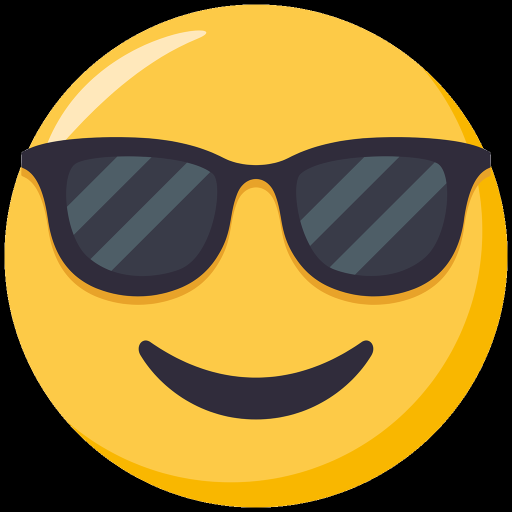
#> input picture lesson3/glass.png, 1024 x 1024 px, found by its file name (shown at 1/2 size)
$ python projeckt_main.py
#> lines starting #> are read from the running program, lines starting #| are printed output that depends on the picture; after the words box and inside, x2 and y2 are one past the last pixel; in counts of white or black regions, pixels touching at a corner belong together
import cv2
import cvzone
import keyboard


f_detector = cv2.CascadeClassifier("haarcascade_frontalface_default.xml")
e_detector = cv2.CascadeClassifier("haarcascade_eye.xml")
s_detector = cv2.CascadeClassifier("haarcascade_smile.xml")
f_emoj = cv2.imread("glass.png", cv2.IMREAD_UNCHANGED)
#> f_emoj is the input picture: shape (1024, 1024, 4); mean B, G, R, A 50.5, 117.9, 145.1, 193.6
e_Emoj = cv2.imread("eye.png", cv2.IMREAD_UNCHANGED)
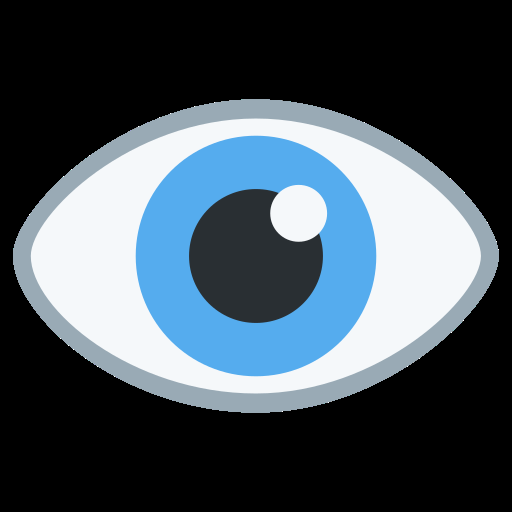
#> input picture lesson3/eye.png, 512 x 512 px, found by its file name
#> e_Emoj is the input picture: shape (512, 512, 4); mean B, G, R, A 90.7, 81.6, 69.3, 108.7
s_Emoj = cv2.imread("smile.png", cv2.IMREAD_UNCHANGED)
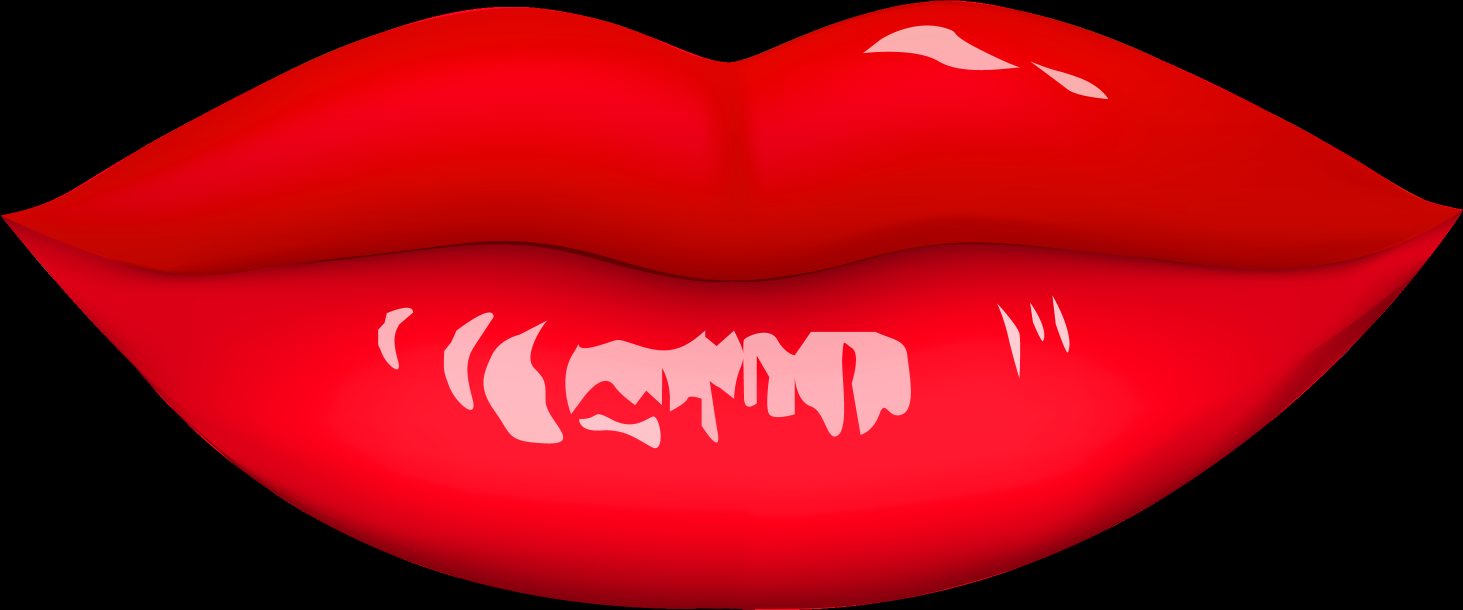
#> input picture lesson3/smile.png, 2926 x 1220 px, found by its file name (shown at 1/2 size)
#> s_Emoj is the input picture: shape (1220, 2926, 4); mean B, G, R, A 18.4, 9.6, 153.3, 176.5

video_cap = cv2.VideoCapture(0)
current_state = 0
while True:
    ret, frame = video_cap.read()
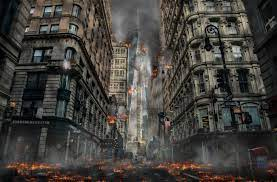
#> input picture lesson10/back.jpg, 277 x 182 px, given in place of the camera
#> frame is the input picture: shape (182, 277, 3); mean B, G, R 60.2, 64.7, 67.7
    if ret == False:
        break

    cv2.putText(frame, "^_^", (10, 50), cv2.FONT_HERSHEY_SIMPLEX, 2, (0, 255, 0), 3)
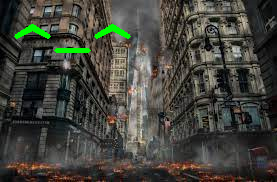
#> frame: shape (182, 277, 3); 1.25% of pixels changed, all inside (x1, y1, x2, y2) = (14, 24, 131, 53)

    k = cv2.waitKey(1)
#> (key Esc is pressed here)
    if keyboard.is_pressed('1'):
        FACES = f_detector.detectMultiScale(frame, 1.3)
        for (x, y, w, h) in FACES:
            finalEmojy = cv2.resize(f_emoj, (w, h))
            frame = cvzone.overlayPNG(frame, finalEmojy, [x, y])

    if keyboard.is_pressed('2'):
        LEYE = e_detector.detectMultiScale(frame, 2, maxSize=(50,50))
        for (x, y, w, h) in LEYE:
            finalEmojy = cv2.resize(e_Emoj, (w, h))
            frame = cvzone.overlayPNG(frame, finalEmojy, [x, y])
        SMILE = s_detector.detectMultiScale(frame, 1.3, 15)
        for (x, y, w, h) in SMILE:
            finalEmojy = cv2.resize(s_Emoj, (w, h))
            frame = cvzone.overlayPNG(frame, finalEmojy, [x, y])

    if keyboard.is_pressed('3'):
        FACES = f_detector.detectMultiScale(frame, 1.3)
        for (x, y, w, h) in FACES:
            blurred = frame[y:y+h, x:x+w]
            pixlated = cv2.resize(blurred, (15, 15), interpolation=cv2.INTER_LINEAR)
            output = cv2.resize(pixlated, (w, h), interpolation=cv2.INTER_NEAREST)
            frame[y:y+h, x:x+w] = output

    if keyboard.is_pressed('4'):
        FACES = f_detector.detectMultiScale(frame, 1.3)
        for (x, y, w, h) in FACES:
            blurred = cv2.GaussianBlur(frame[y:y+h, x:x+w], (25, 25), 35)
            frame[y:y+h, x:x+w] = blurred

    if keyboard.is_pressed('esc'):
#> (key esc is pressed here)
        exit()
#> (the program exits here)
